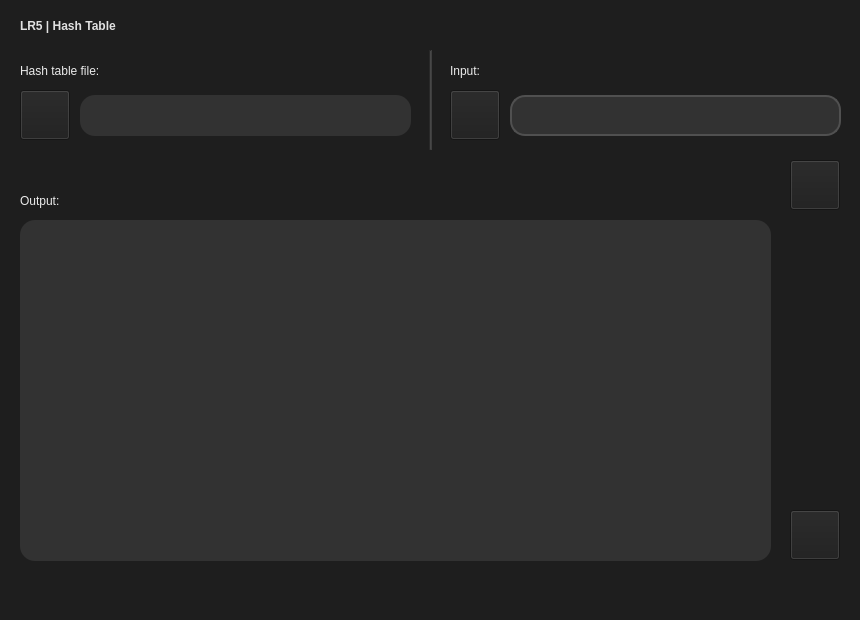
<?xml version="1.0" encoding="UTF-8"?>
<ui version="4.0">
 <class>MainWindow</class>
 <widget class="QMainWindow" name="MainWindow">
  <property name="geometry">
   <rect>
    <x>0</x>
    <y>0</y>
    <width>860</width>
    <height>620</height>
   </rect>
  </property>
  <property name="windowTitle">
   <string>MainWindow</string>
  </property>
  <property name="styleSheet">
   <string notr="true">background-color: rgb(30, 30, 30)</string>
  </property>
  <widget class="QWidget" name="centralwidget">
   <widget class="QPushButton" name="pushOk">
    <property name="geometry">
     <rect>
      <x>790</x>
      <y>160</y>
      <width>50</width>
      <height>50</height>
     </rect>
    </property>
    <property name="styleSheet">
     <string notr="true">border-image: url(:/ok.png);</string>
    </property>
    <property name="text">
     <string/>
    </property>
   </widget>
   <widget class="QPushButton" name="pushOpenFile">
    <property name="geometry">
     <rect>
      <x>20</x>
      <y>90</y>
      <width>50</width>
      <height>50</height>
     </rect>
    </property>
    <property name="styleSheet">
     <string notr="true">border-image: url(:/open.png);</string>
    </property>
    <property name="text">
     <string/>
    </property>
   </widget>
   <widget class="QPushButton" name="pushSave">
    <property name="geometry">
     <rect>
      <x>790</x>
      <y>510</y>
      <width>50</width>
      <height>50</height>
     </rect>
    </property>
    <property name="styleSheet">
     <string notr="true">border-image: url(:/savef.png);</string>
    </property>
    <property name="text">
     <string/>
    </property>
   </widget>
   <widget class="QTextEdit" name="textInput">
    <property name="geometry">
     <rect>
      <x>510</x>
      <y>95</y>
      <width>331</width>
      <height>41</height>
     </rect>
    </property>
    <property name="styleSheet">
     <string notr="true">background-color: rgb(50, 50, 50);
color: white;
border-radius: 15px;
font: 10pt &quot;Tahoma&quot;;
padding: 4px 5px 0px 7px;
border: 2px solid rgb(80,80,80);</string>
    </property>
    <property name="html">
     <string>&lt;!DOCTYPE HTML PUBLIC &quot;-//W3C//DTD HTML 4.0//EN&quot; &quot;http://www.w3.org/TR/REC-html40/strict.dtd&quot;&gt;
&lt;html&gt;&lt;head&gt;&lt;meta name=&quot;qrichtext&quot; content=&quot;1&quot; /&gt;&lt;style type=&quot;text/css&quot;&gt;
p, li { white-space: pre-wrap; }
&lt;/style&gt;&lt;/head&gt;&lt;body style=&quot; font-family:'Tahoma'; font-size:10pt; font-weight:400; font-style:normal;&quot;&gt;
&lt;p style=&quot;-qt-paragraph-type:empty; margin-top:0px; margin-bottom:0px; margin-left:0px; margin-right:0px; -qt-block-indent:0; text-indent:0px;&quot;&gt;&lt;br /&gt;&lt;/p&gt;&lt;/body&gt;&lt;/html&gt;</string>
    </property>
   </widget>
   <widget class="QLabel" name="nameApp">
    <property name="geometry">
     <rect>
      <x>20</x>
      <y>10</y>
      <width>241</width>
      <height>31</height>
     </rect>
    </property>
    <property name="styleSheet">
     <string notr="true">font: 12pt &quot;Tahoma&quot;;
font-weight: bold;
color: rgb(225, 225, 225);</string>
    </property>
    <property name="text">
     <string>LR5 | Hash Table</string>
    </property>
   </widget>
   <widget class="QLabel" name="nameInputText">
    <property name="geometry">
     <rect>
      <x>450</x>
      <y>55</y>
      <width>81</width>
      <height>31</height>
     </rect>
    </property>
    <property name="styleSheet">
     <string notr="true">font: 11pt &quot;Tahoma&quot;;
color: rgb(235, 235, 235);</string>
    </property>
    <property name="text">
     <string>Input:</string>
    </property>
   </widget>
   <widget class="QTextEdit" name="textOutput">
    <property name="geometry">
     <rect>
      <x>20</x>
      <y>220</y>
      <width>751</width>
      <height>341</height>
     </rect>
    </property>
    <property name="styleSheet">
     <string notr="true">background-color: rgb(50, 50, 50);
color: white;
border-radius: 15px;
font: 10pt &quot;Tahoma&quot;;
padding: 0px 10px 0px 10px;</string>
    </property>
   </widget>
   <widget class="QLabel" name="nameInputFile">
    <property name="geometry">
     <rect>
      <x>20</x>
      <y>55</y>
      <width>121</width>
      <height>31</height>
     </rect>
    </property>
    <property name="styleSheet">
     <string notr="true">font: 11pt &quot;Tahoma&quot;;
color: rgb(235, 235, 235);</string>
    </property>
    <property name="text">
     <string>Hash table file:</string>
    </property>
   </widget>
   <widget class="QTextEdit" name="fileInput">
    <property name="geometry">
     <rect>
      <x>80</x>
      <y>95</y>
      <width>331</width>
      <height>41</height>
     </rect>
    </property>
    <property name="styleSheet">
     <string notr="true">background-color: rgb(50, 50, 50);
color: white;
border-radius: 15px;
font: 10pt &quot;Tahoma&quot;;
padding: 4px 5px 0px 7px;</string>
    </property>
    <property name="html">
     <string>&lt;!DOCTYPE HTML PUBLIC &quot;-//W3C//DTD HTML 4.0//EN&quot; &quot;http://www.w3.org/TR/REC-html40/strict.dtd&quot;&gt;
&lt;html&gt;&lt;head&gt;&lt;meta name=&quot;qrichtext&quot; content=&quot;1&quot; /&gt;&lt;style type=&quot;text/css&quot;&gt;
p, li { white-space: pre-wrap; }
&lt;/style&gt;&lt;/head&gt;&lt;body style=&quot; font-family:'Tahoma'; font-size:10pt; font-weight:400; font-style:normal;&quot;&gt;
&lt;p style=&quot;-qt-paragraph-type:empty; margin-top:0px; margin-bottom:0px; margin-left:0px; margin-right:0px; -qt-block-indent:0; text-indent:0px;&quot;&gt;&lt;br /&gt;&lt;/p&gt;&lt;/body&gt;&lt;/html&gt;</string>
    </property>
   </widget>
   <widget class="QPushButton" name="pushOpenText">
    <property name="geometry">
     <rect>
      <x>450</x>
      <y>90</y>
      <width>50</width>
      <height>50</height>
     </rect>
    </property>
    <property name="styleSheet">
     <string notr="true">border-image: url(:/open.png);</string>
    </property>
    <property name="text">
     <string/>
    </property>
   </widget>
   <widget class="Line" name="line">
    <property name="geometry">
     <rect>
      <x>429</x>
      <y>50</y>
      <width>3</width>
      <height>100</height>
     </rect>
    </property>
    <property name="styleSheet">
     <string notr="true">background-color: rgb(62, 62, 62);</string>
    </property>
    <property name="orientation">
     <enum>Qt::Vertical</enum>
    </property>
   </widget>
   <widget class="QLabel" name="nameOutput">
    <property name="geometry">
     <rect>
      <x>20</x>
      <y>185</y>
      <width>81</width>
      <height>31</height>
     </rect>
    </property>
    <property name="styleSheet">
     <string notr="true">font: 11pt &quot;Tahoma&quot;;
color: rgb(235, 235, 235);</string>
    </property>
    <property name="text">
     <string>Output:</string>
    </property>
   </widget>
  </widget>
  <widget class="QMenuBar" name="menubar">
   <property name="geometry">
    <rect>
     <x>0</x>
     <y>0</y>
     <width>860</width>
     <height>25</height>
    </rect>
   </property>
  </widget>
  <widget class="QStatusBar" name="statusbar"/>
 </widget>
 <resources/>
 <connections/>
</ui>
